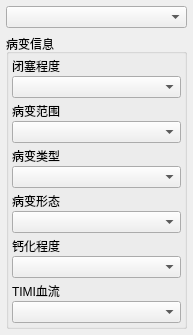
<?xml version="1.0" encoding="UTF-8"?>
<ui version="4.0">
 <class>CWgtTip</class>
 <widget class="QWidget" name="CWgtTip">
  <property name="geometry">
   <rect>
    <x>0</x>
    <y>0</y>
    <width>193</width>
    <height>288</height>
   </rect>
  </property>
  <property name="windowTitle">
   <string>标签编辑</string>
  </property>
  <layout class="QVBoxLayout" name="verticalLayout">
   <property name="leftMargin">
    <number>6</number>
   </property>
   <property name="topMargin">
    <number>6</number>
   </property>
   <property name="rightMargin">
    <number>6</number>
   </property>
   <property name="bottomMargin">
    <number>6</number>
   </property>
   <item>
    <widget class="QComboBox" name="m_cmbVessel"/>
   </item>
   <item>
    <widget class="QGroupBox" name="groupBox">
     <property name="title">
      <string>病变信息</string>
     </property>
     <layout class="QVBoxLayout" name="verticalLayout_2">
      <property name="spacing">
       <number>4</number>
      </property>
      <property name="leftMargin">
       <number>3</number>
      </property>
      <property name="topMargin">
       <number>3</number>
      </property>
      <property name="rightMargin">
       <number>3</number>
      </property>
      <property name="bottomMargin">
       <number>3</number>
      </property>
      <item>
       <layout class="QVBoxLayout" name="verticalLayout_3">
        <property name="spacing">
         <number>1</number>
        </property>
        <item>
         <widget class="QLabel" name="label">
          <property name="text">
           <string>闭塞程度</string>
          </property>
         </widget>
        </item>
        <item>
         <widget class="QComboBox" name="m_cmbBSCD"/>
        </item>
       </layout>
      </item>
      <item>
       <layout class="QVBoxLayout" name="verticalLayout_4">
        <property name="spacing">
         <number>1</number>
        </property>
        <item>
         <widget class="QLabel" name="label_2">
          <property name="text">
           <string>病变范围</string>
          </property>
         </widget>
        </item>
        <item>
         <widget class="QComboBox" name="m_cmbBBFW"/>
        </item>
       </layout>
      </item>
      <item>
       <layout class="QVBoxLayout" name="verticalLayout_5">
        <property name="spacing">
         <number>1</number>
        </property>
        <item>
         <widget class="QLabel" name="label_3">
          <property name="text">
           <string>病变类型</string>
          </property>
         </widget>
        </item>
        <item>
         <widget class="QComboBox" name="m_cmbBBLX"/>
        </item>
       </layout>
      </item>
      <item>
       <layout class="QVBoxLayout" name="verticalLayout_6">
        <property name="spacing">
         <number>1</number>
        </property>
        <item>
         <widget class="QLabel" name="label_4">
          <property name="text">
           <string>病变形态</string>
          </property>
         </widget>
        </item>
        <item>
         <widget class="QComboBox" name="m_cmbBBXT"/>
        </item>
       </layout>
      </item>
      <item>
       <layout class="QVBoxLayout" name="verticalLayout_7">
        <property name="spacing">
         <number>1</number>
        </property>
        <item>
         <widget class="QLabel" name="label_5">
          <property name="text">
           <string>钙化程度</string>
          </property>
         </widget>
        </item>
        <item>
         <widget class="QComboBox" name="m_cmbGHCD"/>
        </item>
       </layout>
      </item>
      <item>
       <layout class="QVBoxLayout" name="verticalLayout_8">
        <property name="spacing">
         <number>1</number>
        </property>
        <item>
         <widget class="QLabel" name="label_6">
          <property name="text">
           <string>TIMI血流</string>
          </property>
         </widget>
        </item>
        <item>
         <widget class="QComboBox" name="m_cmbTIMI"/>
        </item>
       </layout>
      </item>
     </layout>
    </widget>
   </item>
  </layout>
 </widget>
 <resources/>
 <connections/>
</ui>
